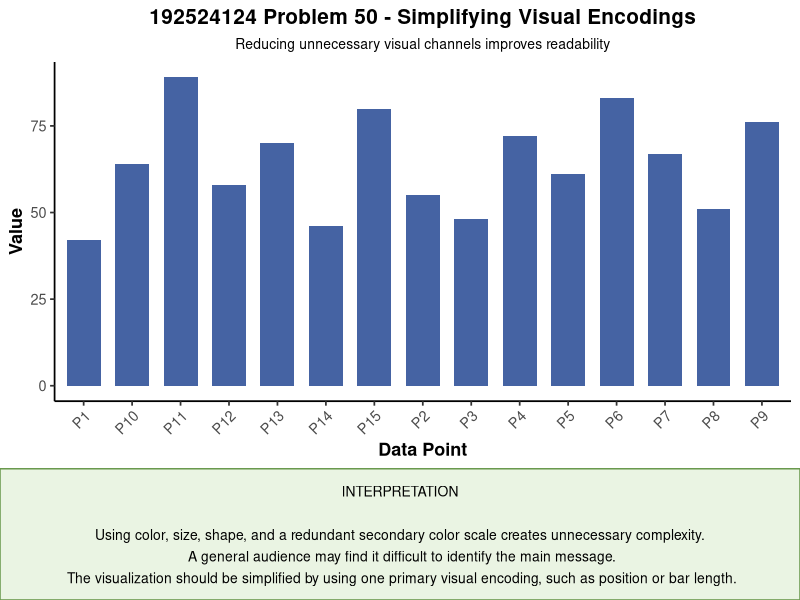

This chart was generated by the following R code:
# Problem 50 - Simplifying Visual Encodings

library(ggplot2)
library(gridExtra)
library(grid)

data <- data.frame(
  Category = paste0("P", 1:15),
  Value = c(
    42, 55, 48, 72, 61,
    83, 67, 51, 76, 64,
    89, 58, 70, 46, 80
  )
)

p <- ggplot(
  data,
  aes(
    x = Category,
    y = Value
  )
) +
  geom_col(
    fill = "#4563A3",
    width = 0.7
  ) +
  labs(
    title = "192524124 Problem 50 - Simplifying Visual Encodings",
    subtitle = "Reducing unnecessary visual channels improves readability",
    x = "Data Point",
    y = "Value"
  ) +
  theme_classic(base_size = 13) +
  theme(
    plot.title = element_text(
      hjust = 0.5,
      face = "bold",
      size = 15
    ),
    plot.subtitle = element_text(
      hjust = 0.5,
      size = 10
    ),
    axis.title = element_text(face = "bold"),
    axis.text.x = element_text(
      angle = 45,
      hjust = 1
    )
  )

interpretation <- textGrob(
  paste0(
    "INTERPRETATION\n\n",
    "Using color, size, shape, and a redundant secondary color scale creates unnecessary complexity.\n ",
    "A general audience may find it difficult to identify the main message.\n ",
    "The visualization should be simplified by using one primary visual encoding, such as position or bar length."
  ),
  x = 0.5,
  y = 0.5,
  hjust = 0.5,
  vjust = 0.5,
  gp = gpar(
    fontsize = 10,
    lineheight = 1.3
  )
)

green_box <- grobTree(
  rectGrob(
    gp = gpar(
      fill = "#EAF4E3",
      col = "#6A994E",
      lwd = 1.5
    )
  ),
  interpretation
)

grid.newpage()

grid.arrange(
  p,
  green_box,
  ncol = 1,
  heights = c(5, 1.4)
)
